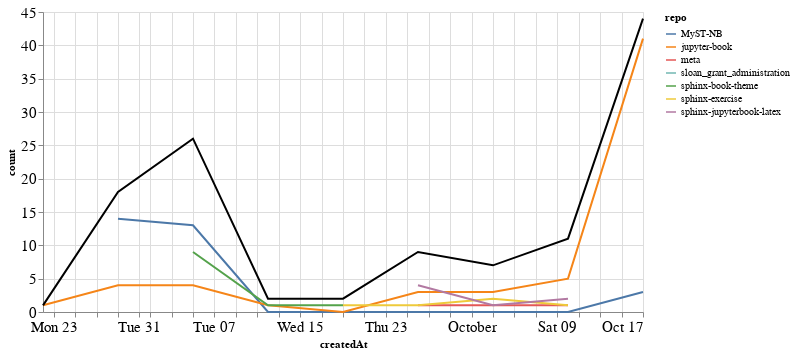

Here is the notebook cell this chart was saved with:
### Markdown cell above
### Comments

### Code cell
comments_time = comments.groupby('repo').resample('W', on='createdAt').count()['author'].reset_index()
comments_time = comments_time.rename(columns={'author': 'count'})
comments_time_total = comments_time.groupby('createdAt').agg({"count": "sum"}).reset_index()
ch1 = alt.Chart(comments_time, width=600).mark_line().encode(
    x='createdAt',
    y='count',
    color='repo',
    tooltip="repo"
)

ch2 = alt.Chart(comments_time_total, width=600).mark_line(color="black").encode(
    x='createdAt',
    y='count',
)

ch1 + ch2

### Figure 1 — Vega-Lite specification as saved in the notebook (floating-point values rounded to 4 significant figures)
{"config": {"axisLeft": {"labelFontSize": 15}, "axisBottom": {"labelFontSize": 15}}, "layer": [{"data": {"name": "data-4b6b40927d12478dc9a43e5dd64e17fe"}, "mark": "line", "encoding": {"color": {"type": "nominal", "field": "repo"}, "tooltip": {"type": "nominal", "field": "repo"}, "x": {"type": "temporal", "field": "createdAt"}, "y": {"type": "quantitative", "field": "count"}}, "width": 600}, {"data": {"name": "data-0aedf393acb4fda9ab0caa48431df3ec"}, "mark": {"type": "line", "color": "black"}, "encoding": {"x": {"type": "temporal", "field": "createdAt"}, "y": {"type": "quantitative", "field": "count"}}, "width": 600}], "$schema": "https://vega.github.io/schema/vega-lite/v4.8.1.json", "datasets": {"data-4b6b40927d12478dc9a43e5dd64e17fe": [{"repo": "MyST-NB", "createdAt": "2021-08-29T00:00:00", "count": 14}, {"repo": "MyST-NB", "createdAt": "2021-09-05T00:00:00", "count": 13}, {"repo": "MyST-NB", "createdAt": "2021-09-12T00:00:00", "count": 0}, {"repo": "MyST-NB", "createdAt": "2021-09-19T00:00:00", "count": 0}, {"repo": "MyST-NB", "createdAt": "2021-09-26T00:00:00", "count": 0}, {"repo": "MyST-NB", "createdAt": "2021-10-03T00:00:00", "count": 0}, {"repo": "MyST-NB", "createdAt": "2021-10-10T00:00:00", "count": 0}, {"repo": "MyST-NB", "createdAt": "2021-10-17T00:00:00", "count": 3}, {"repo": "jupyter-book", "createdAt": "2021-08-22T00:00:00", "count": 1}, {"repo": "jupyter-book", "createdAt": "2021-08-29T00:00:00", "count": 4}, {"repo": "jupyter-book", "createdAt": "2021-09-05T00:00:00", "count": 4}, {"repo": "jupyter-book", "createdAt": "2021-09-12T00:00:00", "count": 1}, {"repo": "jupyter-book", "createdAt": "2021-09-19T00:00:00", "count": 0}, {"repo": "jupyter-book", "createdAt": "2021-09-26T00:00:00", "count": 3}, {"repo": "jupyter-book", "createdAt": "2021-10-03T00:00:00", "count": 3}, {"repo": "jupyter-book", "createdAt": "2021-10-10T00:00:00", "count": 5}, {"repo": "jupyter-book", "createdAt": "2021-10-17T00:00:00", "count": 41}, {"repo": "meta", "createdAt": "2021-09-26T00:00:00", "count": 1}, {"repo": "meta", "createdAt": "2021-10-03T00:00:00", "count": 1}, {"repo": "meta", "createdAt": "2021-10-10T00:00:00", "count": 1}, {"repo": "sloan_grant_administration", "createdAt": "2021-10-10T00:00:00", "count": 2}, {"repo": "sphinx-book-theme", "createdAt": "2021-09-05T00:00:00", "count": 9}, {"repo": "sphinx-book-theme", "createdAt": "2021-09-12T00:00:00", "count": 1}, {"repo": "sphinx-book-theme", "createdAt": "2021-09-19T00:00:00", "count": 1}, {"repo": "sphinx-exercise", "createdAt": "2021-09-19T00:00:00", "count": 1}, {"repo": "sphinx-exercise", "createdAt": "2021-09-26T00:00:00", "count": 1}, {"repo": "sphinx-exercise", "createdAt": "2021-10-03T00:00:00", "count": 2}, {"repo": "sphinx-exercise", "createdAt": "2021-10-10T00:00:00", "count": 1}, {"repo": "sphinx-jupyterbook-latex", "createdAt": "2021-09-26T00:00:00", "count": 4}, {"repo": "sphinx-jupyterbook-latex", "createdAt": "2021-10-03T00:00:00", "count": 1}, {"repo": "sphinx-jupyterbook-latex", "createdAt": "2021-10-10T00:00:00", "count": 2}], "data-0aedf393acb4fda9ab0caa48431df3ec": [{"createdAt": "2021-08-22T00:00:00", "count": 1}, {"createdAt": "2021-08-29T00:00:00", "count": 18}, {"createdAt": "2021-09-05T00:00:00", "count": 26}, {"createdAt": "2021-09-12T00:00:00", "count": 2}, {"createdAt": "2021-09-19T00:00:00", "count": 2}, {"createdAt": "2021-09-26T00:00:00", "count": 9}, {"createdAt": "2021-10-03T00:00:00", "count": 7}, {"createdAt": "2021-10-10T00:00:00", "count": 11}, {"createdAt": "2021-10-17T00:00:00", "count": 44}]}}
